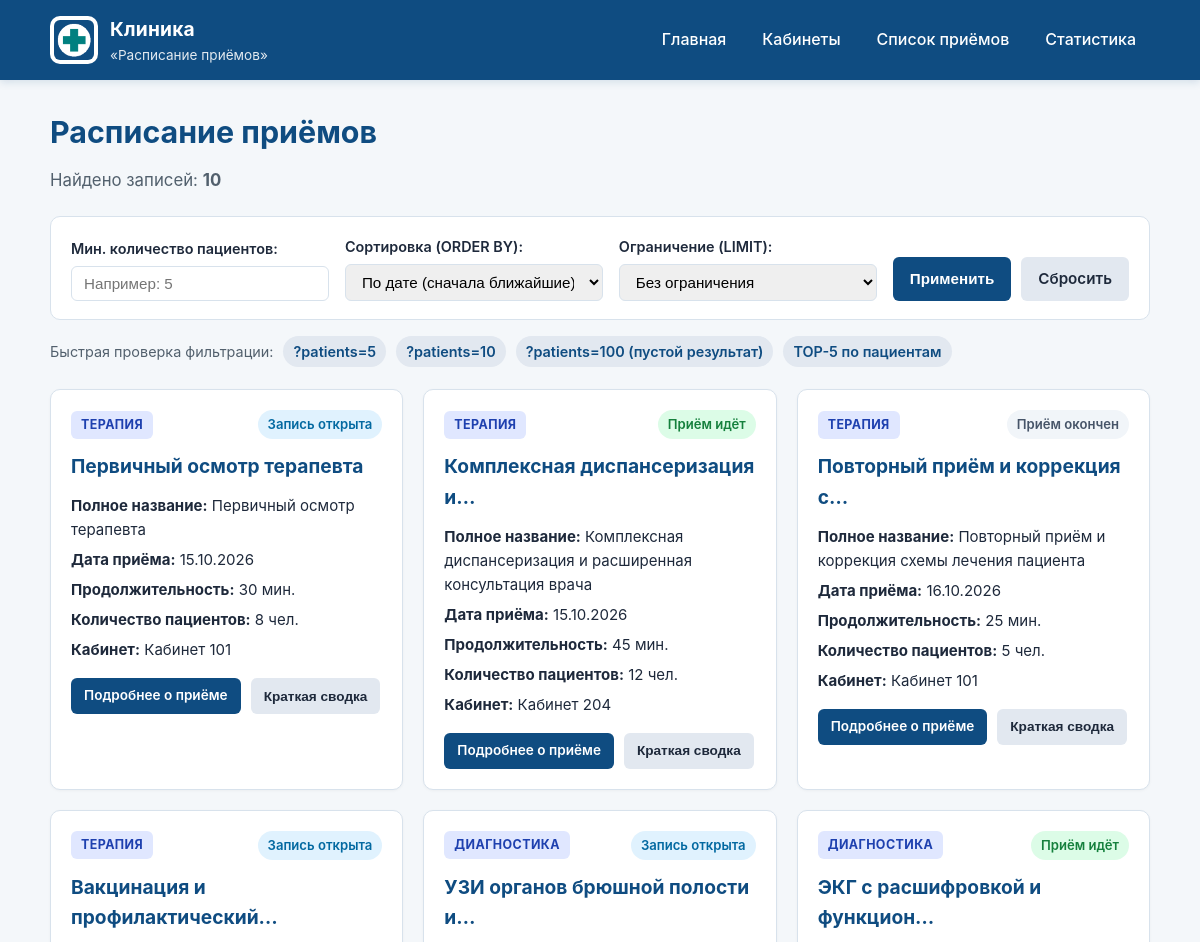
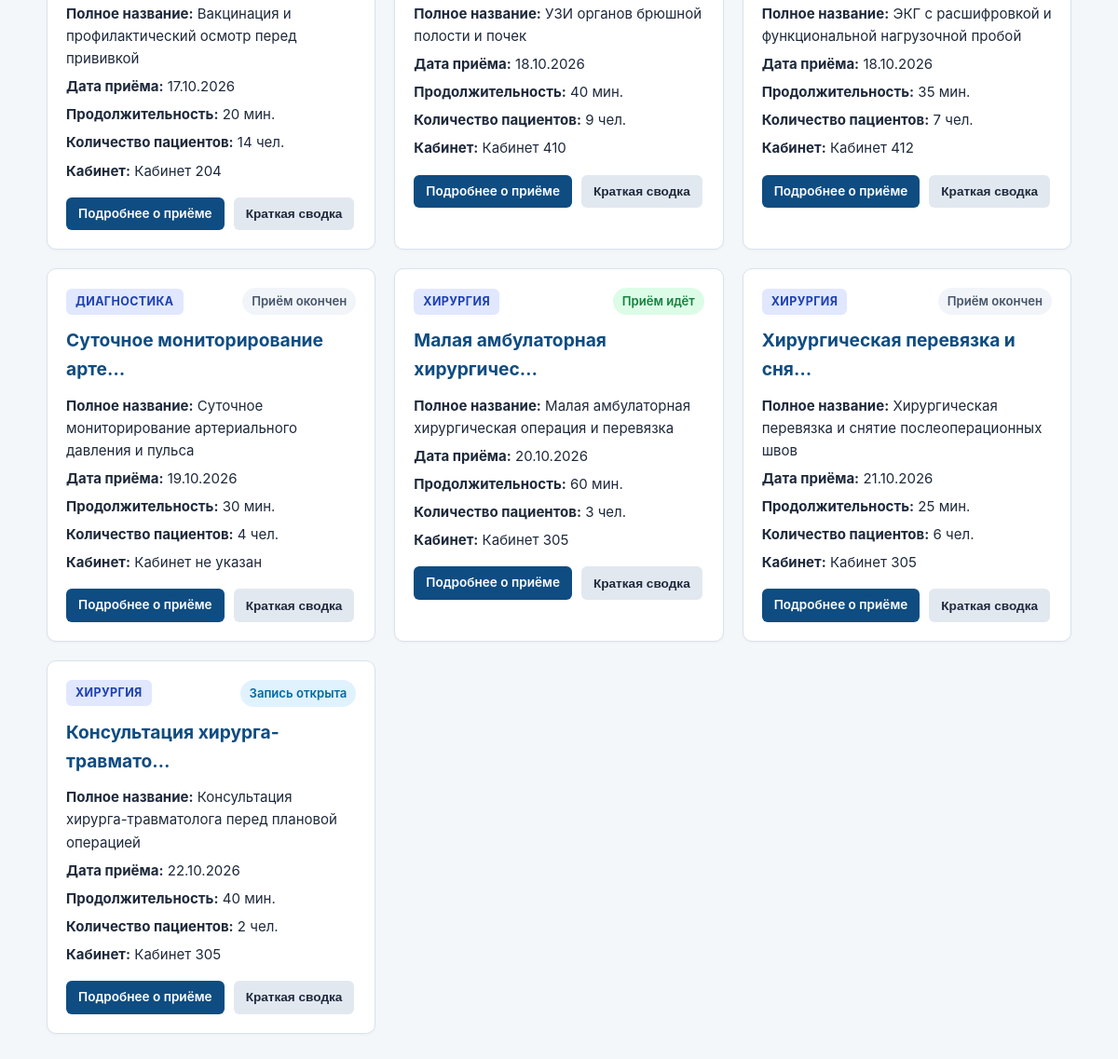
The app's page /appointments/ with its own data (2 pictures, top to bottom).
### appointments/views.py (the view, shortened to what this page needs)
# urls.py: path('', views.appointment_list_view, name='appointment_list'),
def appointment_list_view(request):
    db_error = None
    filter_warning = None
    appointments = []
    raw_patients = request.GET.get('patients', '').strip()
    raw_sort = request.GET.get('sort', 'date_asc').strip()
    raw_limit = request.GET.get('limit', '').strip()
    simulate_error = request.GET.get('simulate_db_error') == '1'
    min_patients = None
    sort_key = raw_sort if raw_sort in ALLOWED_SORT_OPTIONS else 'date_asc'
    limit_val = None
    try:
        appointments = get_filtered_appointments(
            min_patients=min_patients,
            sort_key=sort_key,
            limit=limit_val,
            simulate_error=simulate_error,
        )
    except DatabaseError as exc:
        db_error = str(exc)
    sort_choices = [
        {'key': k, 'label': v[1]}
        for k, v in ALLOWED_SORT_OPTIONS.items()
    ]
    context = {
        'appointments': appointments,
        'current_patients': raw_patients if min_patients is not None else '',
        'min_patients_applied': min_patients,
        'current_sort': sort_key,
        'current_limit': limit_val or '',
        'sort_choices': sort_choices,
        'limit_choices': ALLOWED_LIMIT_OPTIONS,
        'filter_warning': filter_warning,
        'db_error': db_error,
    }
    return render(request, 'appointments/appointment_list.html', context)

### appointments/db.py (called while the page is built)
def get_connection(db_path=None):
    target_path = Path(db_path) if db_path else Path(settings.SQLITE_DB_PATH)
    if not target_path.exists():
        raise DatabaseError("Файл базы данных не найден.")
    conn = sqlite3.connect(str(target_path))
    conn.row_factory = sqlite3.Row
    return conn

def _parse_visit_date(date_str):
    if not date_str:
        return None
    for fmt in ("%Y-%m-%d %H:%M", "%Y-%m-%d %H:%M:%S", "%Y-%m-%d"):
        try:
            return datetime.strptime(str(date_str), fmt)
        except ValueError:
            continue
    return date_str

def _row_to_dict(row):
    item = dict(row)
    if "visit_date" in item:
        item["visit_date_raw"] = item["visit_date"]
        item["visit_date"] = _parse_visit_date(item["visit_date"])
    return item

### appointments/templates/appointments/appointment_list.html (shortened to what this page needs)
{% extends 'base.html' %}
{% block content %}
<section class="section-block">
    <div class="section-header">
        <h1 class="page-title">Расписание приёмов</h1>
        <p class="section-subtitle">
            Найдено записей: <strong>{{ appointments|length }}</strong>
        </p>
    </div>
    <form method="get" action="{% url 'appointments:appointment_list' %}" class="filter-form" id="appointment-filter-form">
        <div class="form-group">
            <label for="patients-input">Мин. количество пациентов:</label>
            <input
                type="number"
                id="patients-input"
                name="patients"
                min="0"
                placeholder="Например: 5"
                value="{{ current_patients }}"
                class="form-control"
            >
        </div>
        <div class="form-group">
            <label for="sort-select">Сортировка (ORDER BY):</label>
            <select id="sort-select" name="sort" class="form-control">
                {% for option in sort_choices %}
                    <option value="{{ option.key }}" {% if current_sort == option.key %}selected{% endif %}>
                        {{ option.label }}
                    </option>
                {% endfor %}
            </select>
        </div>
        <div class="form-group">
            <label for="limit-select">Ограничение (LIMIT):</label>
            <select id="limit-select" name="limit" class="form-control">
                <option value="">Без ограничения</option>
            </select>
        </div>
        <div class="form-actions">
            <button type="submit" class="btn btn-primary">Применить</button>
            <a href="{% url 'appointments:appointment_list' %}" class="btn btn-secondary" id="reset-filter-link">Сбросить</a>
        </div>
    </form>
    <div class="quick-filter-bar">
        <span>Быстрая проверка фильтрации:</span>
        <a href="{% url 'appointments:appointment_list' %}?patients=5" class="chip-link">?patients=5</a>
        <a href="{% url 'appointments:appointment_list' %}?patients=10" class="chip-link">?patients=10</a>
        <a href="{% url 'appointments:appointment_list' %}?patients=100" class="chip-link">?patients=100 (пустой результат)</a>
        <a href="{% url 'appointments:appointment_list' %}?sort=patients_desc&limit=5" class="chip-link">TOP-5 по пациентам</a>
    </div>
    <div class="appointments-grid" id="appointments-container">
        {% for appointment in appointments %}
            {% include 'appointments/includes/appointment_card.html' with appointment=appointment %}
        {% endfor %}
    </div>
</section>
{% endblock %}

### appointments/templates/appointments/includes/appointment_card.html (shortened to what this page needs)
<article class="appointment-card" data-status="{{ appointment.status }}">
    <div class="card-top">
        <span class="badge badge-visit-type">{{ appointment.visit_type|upper }}</span>
        {% if appointment.status == 'запланирован' %}
            <span class="status-badge status-planned">Запись открыта</span>
        {% elif appointment.status == 'идёт' %}
            <span class="status-badge status-active">Приём идёт</span>
        {% elif appointment.status == 'завершён' %}
            <span class="status-badge status-completed">Приём окончен</span>
        {% else %}
            <span class="status-badge">{{ appointment.status }}</span>
        {% endif %}
    </div>
    <h2 class="card-title" title="{{ appointment.title }}">
        <a href="{% url 'appointments:appointment_detail' slug=appointment.slug %}">
            {{ appointment.title|truncatechars:30 }}
        </a>
    </h2>
    <ul class="card-meta">
        <li><strong>Полное название:</strong> {{ appointment.title }}</li>
        <li><strong>Дата приёма:</strong> {{ appointment.visit_date|date:"d.m.Y" }}</li>
        <li><strong>Продолжительность:</strong> {{ appointment.duration }} мин.</li>
        <li><strong>Количество пациентов:</strong> {{ appointment.patients }} чел.</li>
        <li><strong>Кабинет:</strong> {{ appointment.cabin_name|default:"Кабинет не указан" }}</li>
    </ul>
    <div class="card-actions">
        <a href="{% url 'appointments:appointment_detail' slug=appointment.slug %}" class="btn btn-primary btn-sm">
            Подробнее о приёме
        </a>
        <button type="button" class="btn btn-secondary btn-sm js-toggle-extra" data-target="extra-{{ appointment.id }}">
            Краткая сводка
        </button>
    </div>
</article>

### static/css/style.css (style rules this page uses)
:root { --primary: #0f4c81; --primary-dark: #09345a; --accent: #008080; --bg-page: #f4f7fa; --bg-card: #ffffff; --text-main: #1e293b; --text-muted: #52606d; --border-color: #d8e2ec; --planned-bg: #e0f2fe; --planned-text: #0369a1; --active-bg: #dcfce7; --active-text: #15803d; --completed-bg: #f1f5f9; --completed-text: #475569; --error-bg: #fee2e2; --error-text: #b91c1c; }
* { box-sizing: border-box; }
body { margin: 0; padding: 0; font-family: -apple-system, BlinkMacSystemFont, "Segoe UI", Roboto, "Helvetica Neue", Arial, sans-serif; background-color: var(--bg-page); color: var(--text-main); line-height: 1.6; display: flex; flex-direction: column; min-height: 100vh; }
.page-title { margin: 0 0 10px 0; font-size: 1.9rem; color: var(--primary); }
.lead-text, .section-subtitle { margin: 0 0 22px 0; color: var(--text-muted); font-size: 1.05rem; }
.btn { display: inline-block; padding: 9px 16px; border-radius: 6px; font-size: 0.95rem; font-weight: 600; text-decoration: none; cursor: pointer; border: 1px solid transparent; transition: all 0.18s ease; }
.btn-sm { padding: 6px 12px; font-size: 0.85rem; }
.btn-primary { background-color: var(--primary); color: #ffffff; }
.btn-secondary { background-color: #e2e8f0; color: var(--text-main); }
.nav-card, .cabinet-card, .appointment-card, .detail-card { background-color: var(--bg-card); border: 1px solid var(--border-color); border-radius: 10px; padding: 20px; box-shadow: 0 1px 3px rgba(0, 0, 0, 0.04); }
.filter-form { background-color: var(--bg-card); border: 1px solid var(--border-color); border-radius: 10px; padding: 18px 20px; margin-bottom: 16px; display: flex; flex-wrap: wrap; gap: 16px; align-items: flex-end; }
.form-group { display: flex; flex-direction: column; gap: 6px; min-width: 210px; flex: 1; }
.form-group label { font-size: 0.9rem; font-weight: 600; color: var(--text-main); }
.form-control { padding: 8px 12px; border: 1px solid var(--border-color); border-radius: 6px; font-size: 0.95rem; }
.form-actions { display: flex; gap: 10px; }
.quick-filter-bar { display: flex; flex-wrap: wrap; align-items: center; gap: 10px; margin-bottom: 22px; font-size: 0.9rem; color: var(--text-muted); }
.chip-link { background-color: #e2e8f0; color: var(--primary); text-decoration: none; padding: 4px 10px; border-radius: 999px; font-weight: 600; }
.cabinet-grid, .appointments-grid { display: grid; grid-template-columns: repeat(auto-fill, minmax(320px, 1fr)); gap: 20px; }
.card-top, .cabinet-header, .detail-header { display: flex; justify-content: space-between; align-items: center; gap: 10px; margin-bottom: 12px; }
.badge { display: inline-block; padding: 4px 10px; border-radius: 6px; font-size: 0.78rem; font-weight: 700; letter-spacing: 0.4px; background-color: #e0e7ff; color: #1e40af; }
.status-badge { display: inline-block; padding: 4px 10px; border-radius: 999px; font-size: 0.82rem; font-weight: 600; }
.status-planned { background-color: var(--planned-bg); color: var(--planned-text); }
.status-active { background-color: var(--active-bg); color: var(--active-text); }
.status-completed { background-color: var(--completed-bg); color: var(--completed-text); }
.card-title, .cabinet-title { margin: 0 0 12px 0; font-size: 1.2rem; }
.card-title a { color: var(--primary); text-decoration: none; }
.card-meta, .cabinet-details { list-style: none; padding: 0; margin: 0 0 16px 0; font-size: 0.94rem; }
.card-meta li, .cabinet-details li { margin-bottom: 6px; }
.card-actions { display: flex; gap: 10px; flex-wrap: wrap; }

### records on screen
appointments: visit_type "ТЕРАПИЯ", shows "Запись открыта", title "Первичный осмотр терапевта", visit_date "15.10.2026", duration "30", patients "8", cabin_name "Кабинет 101"
appointments: visit_type "ТЕРАПИЯ", shows "Приём идёт", title "Комплексная диспансеризация и…", title "Комплексная диспансеризация и расширенная консультация врача", visit_date "15.10.2026", duration "45", patients "12", cabin_name "Кабинет 204"
appointments: visit_type "ТЕРАПИЯ", shows "Приём окончен", title "Повторный приём и коррекция с…", title "Повторный приём и коррекция схемы лечения пациента", visit_date "16.10.2026", duration "25", patients "5", cabin_name "Кабинет 101"
appointments: visit_type "ТЕРАПИЯ", shows "Запись открыта", title "Вакцинация и профилактический…", title "Вакцинация и профилактический осмотр перед прививкой", visit_date "17.10.2026", duration "20", patients "14", cabin_name "Кабинет 204"
appointments: visit_type "ДИАГНОСТИКА", shows "Запись открыта", title "УЗИ органов брюшной полости и…", title "УЗИ органов брюшной полости и почек", visit_date "18.10.2026", duration "40", patients "9", cabin_name "Кабинет 410"
appointments: visit_type "ДИАГНОСТИКА", shows "Приём идёт", title "ЭКГ с расшифровкой и функцион…", title "ЭКГ с расшифровкой и функциональной нагрузочной пробой", visit_date "18.10.2026", duration "35", patients "7", cabin_name "Кабинет 412"
appointments: visit_type "ДИАГНОСТИКА", shows "Приём окончен", title "Суточное мониторирование арте…", title "Суточное мониторирование артериального давления и пульса", visit_date "19.10.2026", duration "30", patients "4", cabin_name "Кабинет не указан"
appointments: visit_type "ХИРУРГИЯ", shows "Приём идёт", title "Малая амбулаторная хирургичес…", title "Малая амбулаторная хирургическая операция и перевязка", visit_date "20.10.2026", duration "60", patients "3", cabin_name "Кабинет 305"
appointments: visit_type "ХИРУРГИЯ", shows "Приём окончен", title "Хирургическая перевязка и сня…", title "Хирургическая перевязка и снятие послеоперационных швов", visit_date "21.10.2026", duration "25", patients "6", cabin_name "Кабинет 305"
appointments: visit_type "ХИРУРГИЯ", shows "Запись открыта", title "Консультация хирурга-травмато…", title "Консультация хирурга-травматолога перед плановой операцией", visit_date "22.10.2026", duration "40", patients "2", cabin_name "Кабинет 305"

### other values on screen
{{ appointments|length }} "10"
form field sort "По дате (сначала ближайшие)"
